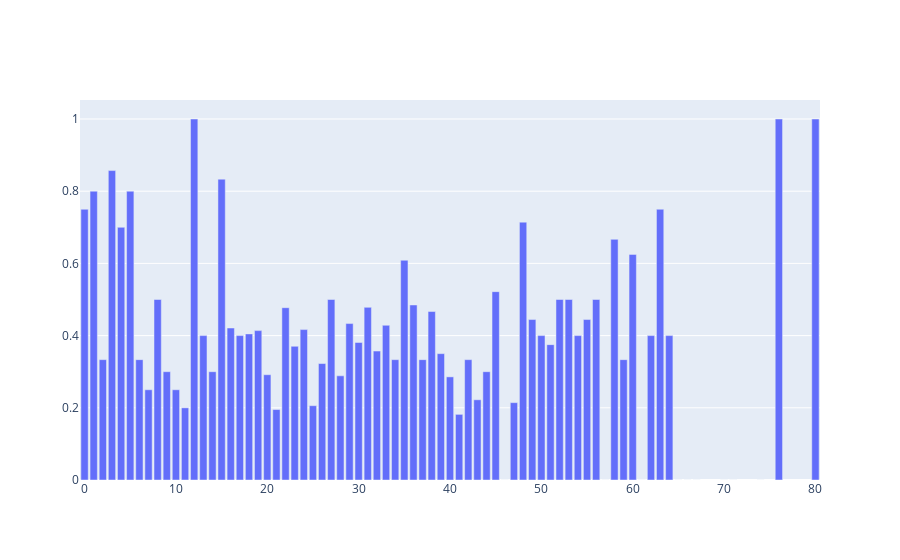

The notebook cell saved with this chart:
### Code cell
ds[['Age', 'Survived']].groupby(['Age'], as_index=False).mean()['Survived']

fig = go.Figure()
fig.add_trace(
    go.Bar(
        x = ds[['Age', 'Survived']].groupby(['Age'], as_index=False).mean()['Age'],
        y = ds[['Age', 'Survived']].groupby(['Age'], as_index=False).mean()['Survived']
))

fig.show()

### Figure 1 — Plotly figure (JSON) as saved in the notebook; plotly's stock layout.template omitted (floating-point values rounded to 4 significant figures)
{"data": [{"type": "bar", "x": [0, 1, 2, 3, 4, 5, 6, 7, 8, 9, 10, 11, 12, 13, 14, 15, 16, 17, 18, 19, 20, 21, 22, 23, 24, 25, 26, 27, 28, 29, 30, 31, 32, 33, 34, 35, 36, 37, 38, 39, 40, 41, 42, 43, 44, 45, 46, 47, 48, 49, 50, 51, 52, 53, 54, 55, 56, 57, 58, 59, 60, 61, 62, 63, 64, 65, 66, 67, 70, 71, 74, 76, 80], "y": [0.75, 0.8, 0.3333, 0.8571, 0.7, 0.8, 0.3333, 0.25, 0.5, 0.3, 0.25, 0.2, 1, 0.4, 0.3, 0.8333, 0.4211, 0.4, 0.4048, 0.4138, 0.2917, 0.1951, 0.4773, 0.3704, 0.4167, 0.2059, 0.3226, 0.5, 0.2886, 0.4333, 0.381, 0.4783, 0.3571, 0.4286, 0.3333, 0.6087, 0.4848, 0.3333, 0.4667, 0.35, 0.2857, 0.1818, 0.3333, 0.2222, 0.3, 0.5217, 0, 0.2143, 0.7143, 0.4444, 0.4, 0.375, 0.5, 0.5, 0.4, 0.4444, 0.5, 0, 0.6667, 0.3333, 0.625, 0, 0.4, 0.75, 0.4, 0, 0, 0, 0, 0, 0, 1, 1]}], "layout": {}}
